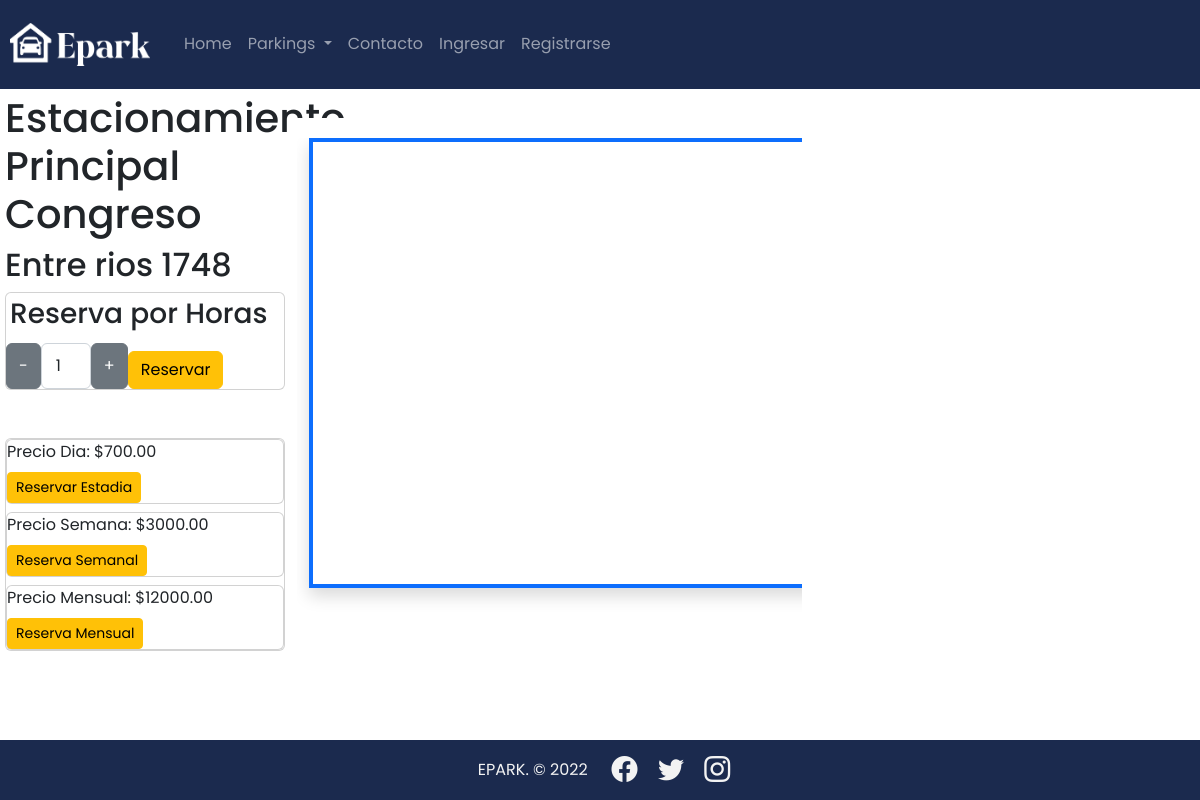
The app's page /parking/congreso, older data.
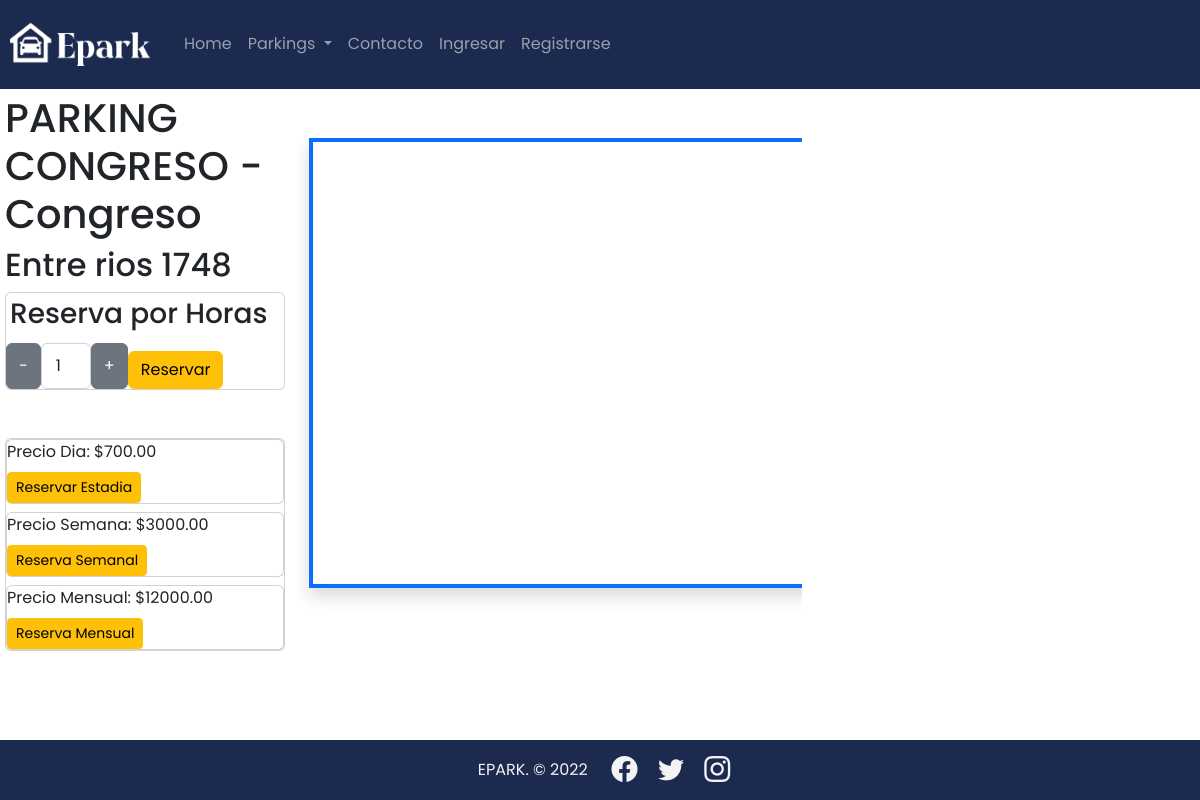
The same page, newer data.
### parking/models.py (models this page shows, shortened)
class Parking(models.Model):
    title = models.CharField(max_length=50)
    owner_name = models.CharField(max_length=50)
    owner_surname = models.CharField(max_length=50)
    address_p  = models.TextField()
    price_hour = models.DecimalField(max_digits=10, decimal_places=2, default=0.0)
    price_day = models.DecimalField(max_digits=10, decimal_places=2, default=0.0)
    price_week = models.DecimalField(max_digits=10, decimal_places=2, default=0.0)
    price_month = models.DecimalField(max_digits=10, decimal_places=2, default=0.0)
    phone_p = models.CharField(max_length=20)
    mail_p = models.EmailField()
    country_p = models.CharField(max_length=30)
    city_p = models.CharField(max_length=30)
    slots =  models.IntegerField()
    url_map = models.CharField(max_length=500)
    avalaible = models.BooleanField(default=True)
    slug = models.SlugField(null=False, blank=False, unique=True)
    created_at = models.DateTimeField(auto_now_add=True)

### parking/views.py (the view)
# urls.py: path('<slug:slug>', views.ParkingDetailView.as_view(), name='parking'),
class ParkingDetailView(DetailView):
    model = Parking
    template_name = 'parking/parking.html'
    def get_context_data(self, **kwargs):
        context = super().get_context_data(**kwargs)
        return context

### parking/templates/parking/parking.html (shortened to what this page needs)
{% extends 'base.html' %}
    {% block content %}
<div class="row ">
    <div class=" col-md-3 text-left">
        <div class="h1">
            {{ parking.title}}
        </div>
        <div class="h2">
            {{ parking.address_p}}
        </div>
        <div>
            {% include 'reserves/snippets/add.html' %}
        </div>
    </div>
    <div class="col-map col-lg-5 col-md-5">
        <br>
        <div class="row top-map">
        </div>
        <iframe src={{ parking.url_map }}
        width="750" height="450" class="align-middle text-center shadow bg-white border border-4 border-primary" style="text-align: center; border:4;" allowfullscreen="" loading="lazy"></iframe>
    </div>
</div>
    {% endblock %}

### reserves/templates/reserves/snippets/add.html (shortened to what this page needs)
<div class="card">
<form action="{% url 'reserves:add' %}" method="post">
    <p class="h3 p-1">Reserva por Horas</p>
    <div class="d-flex">
        <button type="button" class="btn btn-secondary" id="remove">-</button>
        <input type="number" name="quantity" value="1" class="form-control col-sm-1 text-center" style="width: 50px;" id="quantity" readonly>
        <button type="button" class="btn btn-secondary" id="add">+</button>
        <div class="mt-2">
            <button type="submit" class="btn btn-warning"> Reservar</button>
        </div>
    </div>
</form>
</div>
<div class="card mt-5">
        <div class="card">
            <form action="{% url 'reserves:add' %}" method="post">
                <li class="list-group-item">
                    Precio Dia: <span> ${{ parking.price_day}}</span>
                </li>
                <div class="mt-2">
                    <button type="submit" name='quantity' value="20" class="btn btn-warning btn-sm">Reservar Estadia</button>
                </div>
            </form>
        </div>
        <div class="card mt-2">
            <form action="{% url 'reserves:add' %}" method="post">
                <li class="list-group-item">
                    Precio Semana: <span>${{ parking.price_week}}</span>
                </li>
                <div class="mt-2">
                    <button type="submit" name='quantity' value="110" class="btn btn-warning btn-sm ">Reserva Semanal</button>
                </div>
            </form>
        </div>
        <div class="card mt-2">
            <form action="{% url 'reserves:add' %}" method="post">
                <li class="list-group-item">
                    Precio Mensual: <span>${{ parking.price_month}}</span>
                </li>
                <div class="mt-2">
                    <button type="submit" name='quantity' value="500" class="btn btn-warning btn-sm btn-block">Reserva Mensual</button>
                </div>
            </form>
        </div>
</div>

Row changes from the older to the newer data that the page shows:
changed Parking "Entre rios 1748": title "Estacionamiento Principal Congreso" → "PARKING CONGRESO - Congreso"
